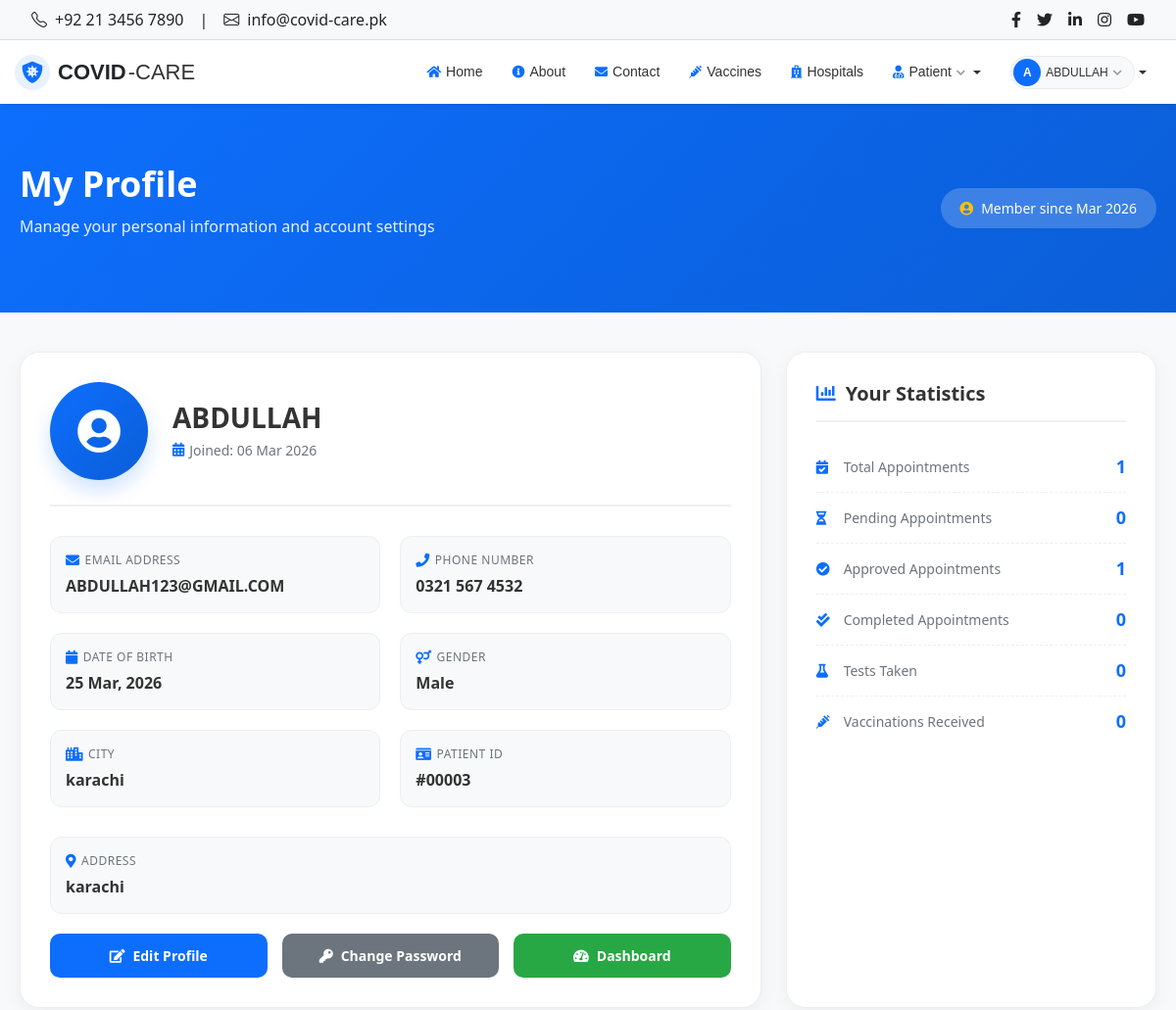
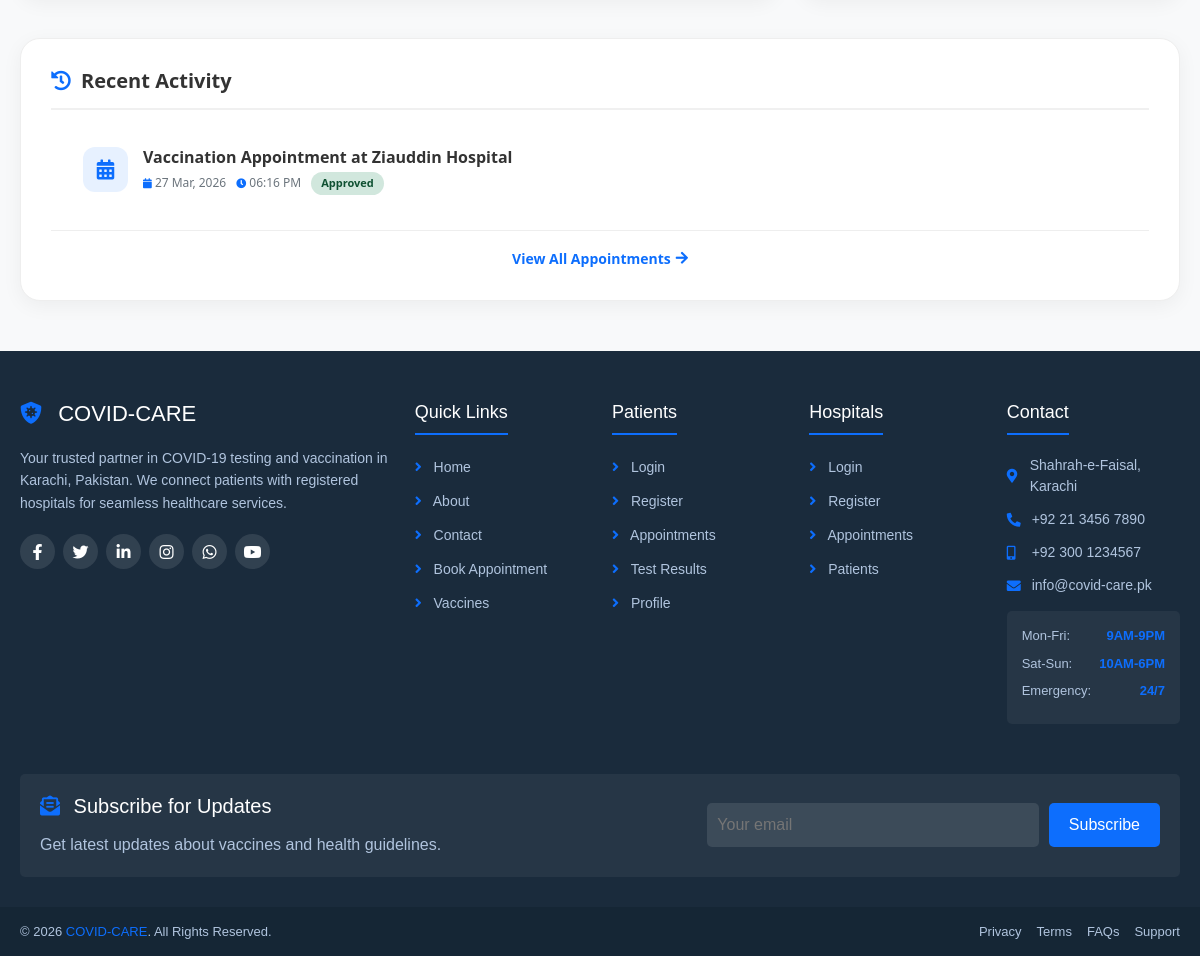
The app's page /patient/profile.php (signed in) with its own data (2 pictures, top to bottom).
### tables this page shows
CREATE TABLE `patients` (
  `patient_id` int(11) NOT NULL,
  `name` varchar(100) DEFAULT NULL,
  `email` varchar(100) DEFAULT NULL,
  `phone` varchar(15) DEFAULT NULL,
  `password` varchar(255) DEFAULT NULL,
  `address` text DEFAULT NULL,
  `city` varchar(50) DEFAULT NULL,
  `dob` date DEFAULT NULL,
  `gender` enum('Male','Female','Other') DEFAULT NULL,
  `created_at` timestamp NOT NULL DEFAULT current_timestamp()
);

CREATE TABLE `appointments` (
  `appointment_id` int(11) NOT NULL,
  `patient_id` int(11) DEFAULT NULL,
  `hospital_id` int(11) DEFAULT NULL,
  `appointment_type` enum('test','vaccination') DEFAULT NULL,
  `appointment_date` date DEFAULT NULL,
  `appointment_time` time DEFAULT NULL,
  `status` enum('pending','approved','rejected','completed','cancelled') DEFAULT 'pending'
);

CREATE TABLE `hospitals` (
  `hospital_id` int(11) NOT NULL,
  `name` varchar(100) DEFAULT NULL,
  `address` text DEFAULT NULL,
  `city` varchar(50) DEFAULT NULL,
  `phone` varchar(15) DEFAULT NULL,
  `email` varchar(100) DEFAULT NULL,
  `password` varchar(255) DEFAULT NULL,
  `registration_no` varchar(50) DEFAULT NULL,
  `status` enum('pending','approved','rejected') DEFAULT 'pending',
  `created_at` timestamp NOT NULL DEFAULT current_timestamp()
);

### includes/functions.php (called while the page is built, shortened)
<?php
function getRecord($conn, $table, $where, $value) {
    $value = mysqli_real_escape_string($conn, $value);
    $query = "SELECT * FROM $table WHERE $where = '$value' LIMIT 1";
    $result = mysqli_query($conn, $query);
    if ($result && mysqli_num_rows($result) > 0) {
        return mysqli_fetch_assoc($result);
    }
    return null;
}
function countRecords($conn, $table, $where = '') {
    $query = "SELECT COUNT(*) as total FROM $table";
    if ($where != '') {
        $query .= " WHERE $where";
    }
    $result = mysqli_query($conn, $query);
    if ($result && mysqli_num_rows($result) > 0) {
        $row = mysqli_fetch_assoc($result);
        return (int)$row['total'];
    }
    return 0;
}
function formatDate($date, $format = 'd M, Y') {
    if ($date && $date != '0000-00-00' && $date != null) {
        return date($format, strtotime($date));
    }
    return 'N/A';
}
function formatTime($time, $format = 'h:i A') {
    if ($time && $time != '00:00:00' && $time != null) {
        return date($format, strtotime($time));
    }
    return 'N/A';
}
function formatPhone($phone) {
    if (strlen($phone) == 11 && substr($phone, 0, 1) == '0') {
        return substr($phone, 0, 4) . ' ' . substr($phone, 4, 3) . ' ' . substr($phone, 7, 4);
    }
    return $phone;
}
function getPatientStats($conn, $patient_id) {
    $stats = [
        'total_appointments' => 0,
        'pending_appointments' => 0,
        'approved_appointments' => 0,
        'completed_appointments' => 0,
        'total_tests' => 0,
        'total_vaccinations' => 0
    ];
    $stats['total_appointments'] = countRecords($conn, 'appointments', "patient_id = '$patient_id'");
    $stats['pending_appointments'] = countRecords($conn, 'appointments', "patient_id = '$patient_id' AND status = 'pending'");
    $stats['approved_appointments'] = countRecords($conn, 'appointments', "patient_id = '$patient_id' AND status = 'approved'");
    $stats['completed_appointments'] = countRecords($conn, 'appointments', "patient_id = '$patient_id' AND status = 'completed'");
    $stats['total_tests'] = countRecords($conn, 'test_results', "patient_id = '$patient_id'");
    $stats['total_vaccinations'] = countRecords($conn, 'vaccination_records', "patient_id = '$patient_id'");
    return $stats;
}
function getPatientAppointments($conn, $patient_id, $limit = null) {
    $query = "SELECT a.*, h.name as hospital_name, h.address, h.city, h.phone
              FROM appointments a
              JOIN hospitals h ON a.hospital_id = h.hospital_id
              WHERE a.patient_id = '$patient_id'
              ORDER BY a.appointment_date DESC, a.appointment_time DESC";
    if ($limit) {
        $query .= " LIMIT $limit";
    }
    $result = mysqli_query($conn, $query);
    $appointments = [];
    if ($result && mysqli_num_rows($result) > 0) {
        while ($row = mysqli_fetch_assoc($result)) {
            $appointments[] = $row;
        }
    }
    return $appointments;
}
?>

### patient/profile.php (the view, shortened to what this page needs)
<?php
require_once '../config.php';
require_once '../includes/functions.php';
require_once '../includes/header.php';
require_once '../includes/navbar.php';
$patient_id = $_SESSION['patient_id'];
$patient = getRecord($conn, 'patients', 'patient_id', $patient_id);
$stats = getPatientStats($conn, $patient_id);
$recent_appointments = getPatientAppointments($conn, $patient_id, 3);
?>
<section class="page-header">
    <div class="container">
        <div>
            <h1>My Profile</h1>
            <p>Manage your personal information and account settings</p>
        </div>
        <div class="header-badge">
            <i class="fas fa-user-circle"></i>
            Member since <?php echo date('M Y', strtotime($patient['created_at'])); ?>
        </div>
    </div>
</section>
<section class="container">
    <div class="profile-grid">
        <div class="profile-card">
            <div class="profile-header">
                <div class="profile-avatar">
                    <i class="fas fa-user-circle"></i>
                </div>
                <div class="profile-title">
                    <h2><?php echo $patient['name']; ?></h2>
                    <div class="member-since">
                        <i class="fas fa-calendar-alt"></i>
                        Joined: <?php echo date('d M Y', strtotime($patient['created_at'])); ?>
                    </div>
                </div>
            </div>
            <div class="info-grid">
                <div class="info-item">
                    <div class="info-label">
                        <i class="fas fa-envelope"></i> Email Address
                    </div>
                    <div class="info-value"><?php echo $patient['email']; ?></div>
                </div>
                <div class="info-item">
                    <div class="info-label">
                        <i class="fas fa-phone"></i> Phone Number
                    </div>
                    <div class="info-value"><?php echo formatPhone($patient['phone']); ?></div>
                </div>
                <div class="info-item">
                    <div class="info-label">
                        <i class="fas fa-calendar"></i> Date of Birth
                    </div>
                    <div class="info-value"><?php echo $patient['dob'] ? formatDate($patient['dob']) : 'Not specified'; ?></div>
                </div>
                <div class="info-item">
                    <div class="info-label">
                        <i class="fas fa-venus-mars"></i> Gender
                    </div>
                    <div class="info-value"><?php echo $patient['gender'] ?: 'Not specified'; ?></div>
                </div>
                <div class="info-item">
                    <div class="info-label">
                        <i class="fas fa-city"></i> City
                    </div>
                    <div class="info-value"><?php echo $patient['city'] ?: 'Not specified'; ?></div>
                </div>
                <div class="info-item">
                    <div class="info-label">
                        <i class="fas fa-id-card"></i> Patient ID
                    </div>
                    <div class="info-value">#<?php echo str_pad($patient['patient_id'], 5, '0', STR_PAD_LEFT); ?></div>
                </div>
            </div>
            <div class="info-item" style="grid-column: 1/-1; margin-top: 0;">
                <div class="info-label">
                    <i class="fas fa-map-marker-alt"></i> Address
                </div>
                <div class="info-value"><?php echo $patient['address'] ?: 'Not specified'; ?></div>
            </div>
            <div class="action-buttons">
                <a href="<?php echo SITE_URL; ?>patient/edit_profile.php" class="btn-action btn-edit">
                    <i class="fas fa-edit"></i> Edit Profile
                </a>
                <a href="<?php echo SITE_URL; ?>patient/change_password.php" class="btn-action btn-password">
                    <i class="fas fa-key"></i> Change Password
                </a>
                <a href="<?php echo SITE_URL; ?>patient/dashboard.php" class="btn-action btn-dashboard">
                    <i class="fas fa-tachometer-alt"></i> Dashboard
                </a>
            </div>
        </div>
        <div class="stats-card">
            <h3><i class="fas fa-chart-bar"></i> Your Statistics</h3>
            <div class="stat-item">
                <span class="stat-name"><i class="fas fa-calendar-check"></i> Total Appointments</span>
                <span class="stat-number"><?php echo $stats['total_appointments']; ?></span>
            </div>
            <div class="stat-item">
                <span class="stat-name"><i class="fas fa-hourglass-half"></i> Pending Appointments</span>
                <span class="stat-number"><?php echo $stats['pending_appointments']; ?></span>
            </div>
            <div class="stat-item">
                <span class="stat-name"><i class="fas fa-check-circle"></i> Approved Appointments</span>
                <span class="stat-number"><?php echo $stats['approved_appointments']; ?></span>
            </div>
            <div class="stat-item">
                <span class="stat-name"><i class="fas fa-check-double"></i> Completed Appointments</span>
                <span class="stat-number"><?php echo $stats['completed_appointments']; ?></span>
            </div>
            <div class="stat-item">
                <span class="stat-name"><i class="fas fa-flask"></i> Tests Taken</span>
                <span class="stat-number"><?php echo $stats['total_tests']; ?></span>
            </div>
            <div class="stat-item">
                <span class="stat-name"><i class="fas fa-syringe"></i> Vaccinations Received</span>
                <span class="stat-number"><?php echo $stats['total_vaccinations']; ?></span>
            </div>
        </div>
    </div>
    <div class="recent-card">
        <h3><i class="fas fa-history"></i> Recent Activity</h3>
        <?php if (!empty($recent_appointments)): ?>
            <ul class="activity-list">
                <?php foreach ($recent_appointments as $apt): ?>
                <li class="activity-item">
                    <div class="activity-icon">
                        <i class="fas fa-calendar-alt"></i>
                    </div>
                    <div class="activity-content">
                        <div class="activity-title">
                            <?php echo ucfirst($apt['appointment_type']); ?> Appointment at <?php echo $apt['hospital_name']; ?>
                        </div>
                        <div class="activity-meta">
                            <span><i class="fas fa-calendar"></i> <?php echo formatDate($apt['appointment_date']); ?></span>
                            <span><i class="fas fa-clock"></i> <?php echo formatTime($apt['appointment_time']); ?></span>
                            <span class="activity-status
                                <?php
                                if ($apt['status'] == 'pending') echo 'status-pending';
                                elseif ($apt['status'] == 'approved') echo 'status-approved';
                                elseif ($apt['status'] == 'completed') echo 'status-completed';
                                ?>">
                                <?php echo ucfirst($apt['status']); ?>
                            </span>
                        </div>
                    </div>
                </li>
                <?php endforeach; ?>
            </ul>
            <div class="view-all-link">
                <a href="<?php echo SITE_URL; ?>patient/my_appointments.php">
                    View All Appointments <i class="fas fa-arrow-right"></i>
                </a>
            </div>
        <?php endif; ?>
    </div>
</section>
<?php
require_once '../includes/footer.php';
?>

### records on screen
patients: created_at "Mar 2026", name "ABDULLAH", created_at "06 Mar 2026", email "ABDULLAH123@GMAIL.COM", phone "0321 567 4532", dob "25 Mar, 2026", gender "Male", city "karachi", patient_id "00003", address "karachi"
appointments: appointment_type "Vaccination", hospital.name "Ziauddin Hospital", appointment_date "27 Mar, 2026", appointment_time "06:16 PM", status "Approved"

### other values on screen
substr($user_name, 0, 1) "A"
$user_name "ABDULLAH"
$stats['total_appointments'] "1"
$stats['pending_appointments'] "0"
$stats['approved_appointments'] "1"
$stats['completed_appointments'] "0"
$stats['total_tests'] "0"
$stats['total_vaccinations'] "0"
SITE_NAME "COVID-CARE"
